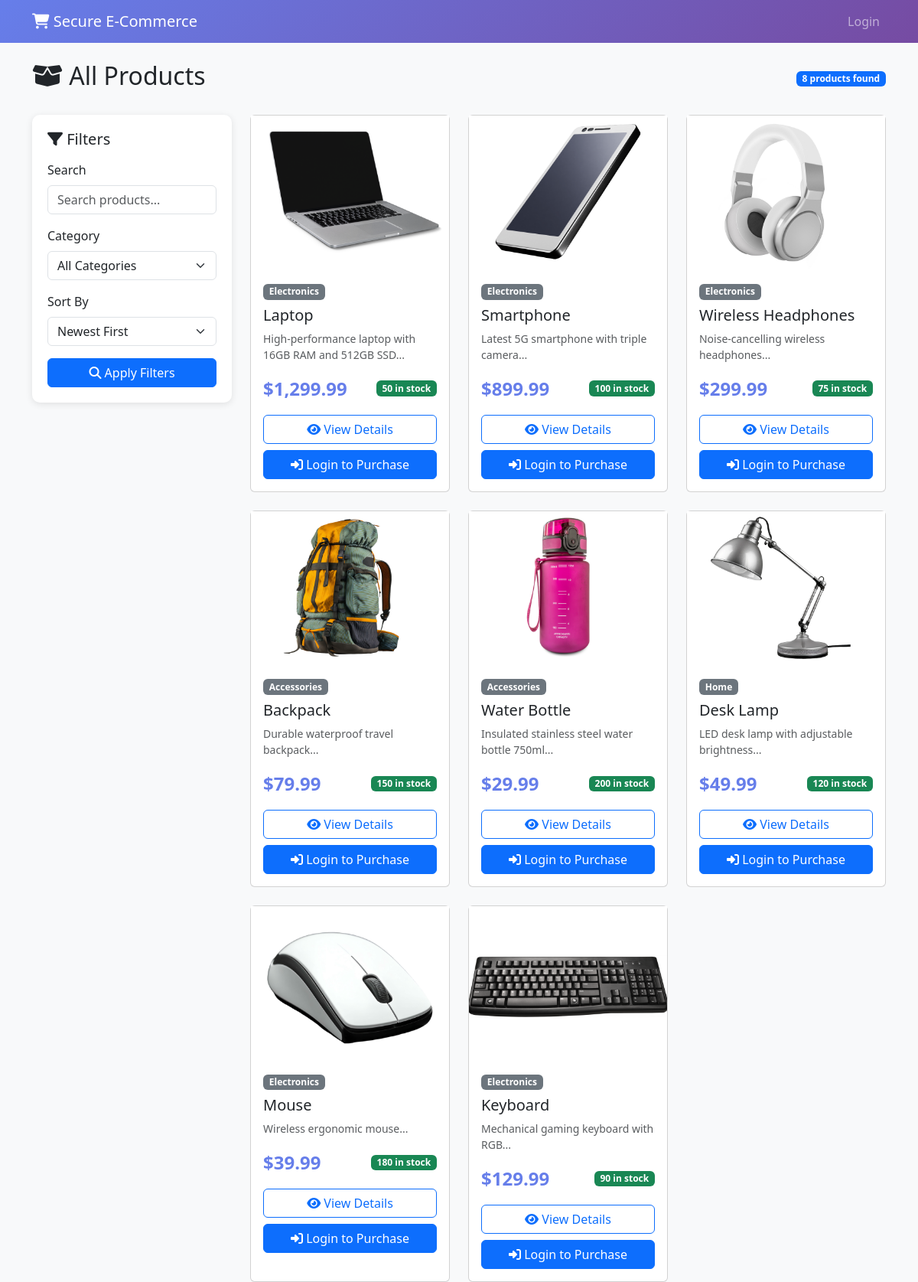
Screenshot of /products/index.php with the database file from the repository.
### tables this page shows
CREATE TABLE products (
    product_id INT AUTO_INCREMENT PRIMARY KEY,
    name VARCHAR(255) NOT NULL,
    description TEXT,
    price DECIMAL(10, 2) NOT NULL,
    stock_quantity INT DEFAULT 0,
    category VARCHAR(100),
    image_url VARCHAR(500),
    is_active BOOLEAN DEFAULT TRUE,
    created_at TIMESTAMP DEFAULT CURRENT_TIMESTAMP,
    updated_at TIMESTAMP DEFAULT CURRENT_TIMESTAMP ON UPDATE CURRENT_TIMESTAMP,
    INDEX idx_category (category),
    INDEX idx_active (is_active),
    CONSTRAINT chk_price CHECK (price >= 0),
    CONSTRAINT chk_stock CHECK (stock_quantity >= 0)
);

### config/database.php (called while the page is built, shortened)
<?php
function sanitizeInput($data) {
    $data = trim($data);
    $data = stripslashes($data);
    $data = htmlspecialchars($data, ENT_QUOTES, 'UTF-8');
    return $data;
}
function isLoggedIn() {
    if (!isset($_SESSION['user_id'])) {
        return false;
    }
    return true;
}
?>

### products/index.php (the view, shortened to what this page needs)
<?php
require_once '../config/database.php';
$db = Database::getInstance()->getConnection();
$search = sanitizeInput($_GET['search'] ?? '');
$sort = sanitizeInput($_GET['sort'] ?? 'newest');
$query = "SELECT * FROM products WHERE is_active = 1";
$params = [];
switch ($sort) {
    default:
        $query .= " ORDER BY created_at DESC";
}
$stmt = $db->prepare($query);
$stmt->execute($params);
$products = $stmt->fetchAll();
?>
<!DOCTYPE html>
<html lang="en">
<head>
    <link href="https://cdn.jsdelivr.net/npm/bootstrap@5.3.0/dist/css/bootstrap.min.css" rel="stylesheet">
    <link href="https://cdnjs.cloudflare.com/ajax/libs/font-awesome/6.4.0/css/all.min.css" rel="stylesheet">
</head>
<body>
    <nav class="navbar navbar-expand-lg navbar-dark">
        <div class="container">
            <a class="navbar-brand" href="../index.php">
                <i class="fas fa-shopping-cart"></i> Secure E-Commerce
            </a>
            <div class="navbar-nav ms-auto">
                <?php if (isLoggedIn()): ?>
                    <a class="nav-link" href="../dashboard.php">
                        <i class="fas fa-home"></i> Dashboard
                    </a>
                    <a class="nav-link" href="../cart/index.php">
                        <i class="fas fa-shopping-bag"></i> Cart
                    </a>
                <?php else: ?>
                    <a class="nav-link" href="../auth/login.php">Login</a>
                <?php endif; ?>
            </div>
        </div>
    </nav>
    <div class="container mt-4">
        <div class="d-flex justify-content-between align-items-center mb-4">
            <h2><i class="fas fa-box-open"></i> All Products</h2>
            <span class="badge bg-primary"><?php echo count($products); ?> products found</span>
        </div>
        <div class="row">
            <div class="col-lg-3 mb-4">
                <div class="filter-sidebar">
                    <h5 class="mb-3"><i class="fas fa-filter"></i> Filters</h5>
                    <form method="GET" action="">
                        <div class="mb-3">
                            <label class="form-label">Search</label>
                            <input
                                type="text"
                                class="form-control"
                                name="search"
                                placeholder="Search products..."
                                value="<?php echo htmlspecialchars($search); ?>"
                            >
                        </div>
                        <div class="mb-3">
                            <label class="form-label">Category</label>
                            <select class="form-select" name="category">
                                <option value="">All Categories</option>
                            </select>
                        </div>
                        <div class="mb-3">
                            <label class="form-label">Sort By</label>
                            <select class="form-select" name="sort">
                                <option value="newest" <?php echo $sort === 'newest' ? 'selected' : ''; ?>>Newest First</option>
                            </select>
                        </div>
                        <button type="submit" class="btn btn-primary w-100">
                            <i class="fas fa-search"></i> Apply Filters
                        </button>
                    </form>
                </div>
            </div>
            <div class="col-lg-9">
                <?php if (empty($products)): ?>
                    <div class="text-center py-5">
                        <i class="fas fa-box-open fa-5x text-muted mb-3"></i>
                        <h3>No products found</h3>
                        <p class="text-muted">Try adjusting your filters</p>
                        <a href="index.php" class="btn btn-primary">View All Products</a>
                    </div>
                <?php else: ?>
                    <div class="row g-4">
                        <?php foreach ($products as $product): ?>
                            <div class="col-md-4">
                                <div class="card product-card">
                                    <div class="product-image">
                                        <?php
                                            $imagePath = '../assets/images/products/' . $product['name'] . '.png';
                                            if (file_exists($imagePath)):
                                        ?>
                                            <img src="<?php echo $imagePath; ?>"
                                                 alt="<?php echo htmlspecialchars($product['name']); ?>"
                                                 style="width: 100%; height: 100%; object-fit: cover;">
                                        <?php else: ?>
                                            <i class="fas fa-box fa-4x text-muted"></i>
                                        <?php endif; ?>
                                    </div>
                                    <div class="card-body">
                                        <span class="badge bg-secondary mb-2"><?php echo htmlspecialchars($product['category'] ?? 'General'); ?></span>
                                        <h5 class="card-title"><?php echo htmlspecialchars($product['name']); ?></h5>
                                        <p class="card-text text-muted small">
                                            <?php echo htmlspecialchars(substr($product['description'], 0, 80)) . '...'; ?>
                                        </p>
                                        <div class="d-flex justify-content-between align-items-center mb-3">
                                            <span class="price-tag">$<?php echo number_format($product['price'], 2); ?></span>
                                            <span class="badge bg-success"><?php echo $product['stock_quantity']; ?> in stock</span>
                                        </div>
                                        <div class="d-grid gap-2">
                                            <a href="details.php?id=<?php echo $product['product_id']; ?>" class="btn btn-outline-primary">
                                                <i class="fas fa-eye"></i> View Details
                                            </a>
                                            <?php if (isLoggedIn()): ?>
                                                <form action="../cart/add.php" method="POST">
                                                    <input type="hidden" name="product_id" value="<?php echo $product['product_id']; ?>">
                                                    <button type="submit" class="btn btn-primary w-100" style="background: linear-gradient(135deg, #667eea 0%, #764ba2 100%); border: none;">
                                                        <i class="fas fa-cart-plus"></i> Add to Cart
                                                    </button>
                                                </form>
                                            <?php else: ?>
                                                <a href="../auth/login.php" class="btn btn-primary w-100">
                                                    <i class="fas fa-sign-in-alt"></i> Login to Purchase
                                                </a>
                                            <?php endif; ?>
                                        </div>
                                    </div>
                                </div>
                            </div>
                        <?php endforeach; ?>
                    </div>
                <?php endif; ?>
            </div>
        </div>
    </div>
</body>
</html>

### products/index.php (style rules this page uses)
body { background-color: #f8f9fa; }
.navbar { background: linear-gradient(135deg, #667eea 0%, #764ba2 100%); }
.product-card { transition: transform 0.3s, box-shadow 0.3s; height: 100%; }
.product-image { height: 200px; background: linear-gradient(135deg, #667eea20 0%, #764ba220 100%); display: flex; align-items: center; justify-content: center; }
.price-tag { font-size: 1.5rem; font-weight: bold; color: #667eea; }
.filter-sidebar { background: white; border-radius: 10px; padding: 20px; box-shadow: 0 2px 10px rgba(0,0,0,0.1); }

### rows the page displays
products: name (picture), category "Electronics", name "Laptop", description "High-performance laptop with 16GB RAM and 512GB SSD", price "1,299.99", stock_quantity "50"
products: name (picture), category "Electronics", name "Smartphone", description "Latest 5G smartphone with triple camera", price "899.99", stock_quantity "100"
products: name (picture), category "Electronics", name "Wireless Headphones", description "Noise-cancelling wireless headphones", price "299.99", stock_quantity "75"
products: name (picture), category "Accessories", name "Backpack", description "Durable waterproof travel backpack", price "79.99", stock_quantity "150"
products: name (picture), category "Accessories", name "Water Bottle", description "Insulated stainless steel water bottle 750ml", price "29.99", stock_quantity "200"
products: name (picture), category "Home", name "Desk Lamp", description "LED desk lamp with adjustable brightness", price "49.99", stock_quantity "120"
products: name (picture), category "Electronics", name "Mouse", description "Wireless ergonomic mouse", price "39.99", stock_quantity "180"
products: name (picture), category "Electronics", name "Keyboard", description "Mechanical gaming keyboard with RGB", price "129.99", stock_quantity "90"

### other values shown
count($products) "8"
